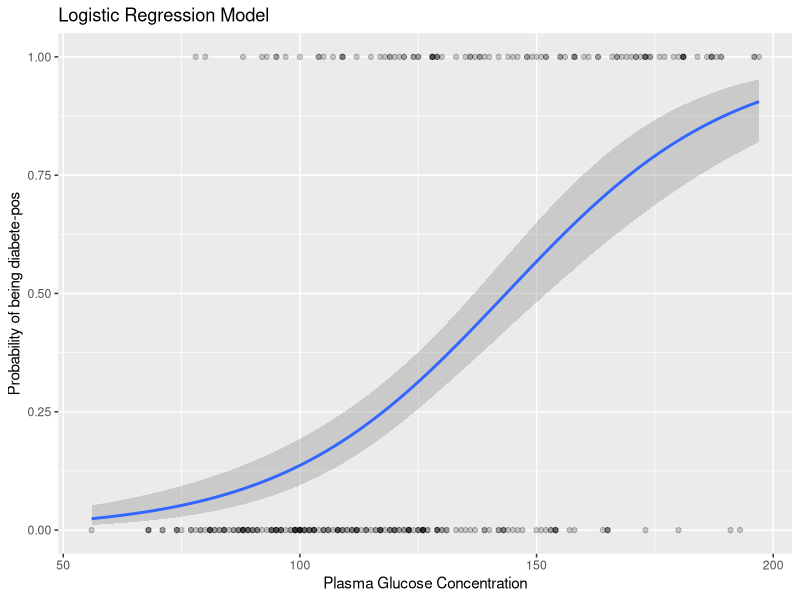

This figure's R source:
# LOGISTIC REGRESSION ==================================================================================================
# In statistics, the logistic model (or logit model) is a statistical model that models the probability of an event
# taking place by having the log-odds for the event be a linear combination of one or more independent variables.
# In regression analysis, logistic regression (or logit regression) is estimating the parameters of a logistic model
# (the coefficients in the linear combination).

# Libraries ============================================================================================================
library(dplyr)
library(tidyr)
library(ggplot2)
library(caret)

# Data =================================================================================================================
data("PimaIndiansDiabetes2", package = "mlbench")

PimaIndiansDiabetes2 %>% str()
# 'data.frame':	768 obs. of  9 variables:
# $ pregnant: num  6 1 8 1 0 5 3 10 2 8 ...
# $ glucose : num  148 85 183 89 137 116 78 115 197 125 ...
# $ pressure: num  72 66 64 66 40 74 50 NA 70 96 ...
# $ triceps : num  35 29 NA 23 35 NA 32 NA 45 NA ...
# $ insulin : num  NA NA NA 94 168 NA 88 NA 543 NA ...
# $ mass    : num  33.6 26.6 23.3 28.1 43.1 25.6 31 35.3 30.5 NA ...
# $ pedigree: num  0.627 0.351 0.672 0.167 2.288 ...
# $ age     : num  50 31 32 21 33 30 26 29 53 54 ...
# $ diabetes: Factor w/ 2 levels "neg","pos": 2 1 2 1 2 1 2 1 2 2 ...

PimaIndiansDiabetes2 %>% is.na() %>% colSums()
# pregnant  glucose pressure  triceps  insulin     mass pedigree      age diabetes
#       0        5       35      227      374       11        0        0        0

df <- PimaIndiansDiabetes2 %>% drop_na()

traning_samples <-
  df$diabetes %>%
  createDataPartition(p = 0.8, list = FALSE)

df_train <- df[traning_samples, ]
df_test <- df[-traning_samples, ]

# Simple logistic regression ===========================================================================================
# Fit the model
model <- glm(diabetes ~ glucose, data = df_train, family = binomial)
summary(model)
# Call:
#   glm(formula = diabetes ~ glucose, family = binomial, data = df_train)
#
# Coefficients:
#                Estimate Std. Error z value Pr(>|z|)
#   (Intercept) -6.500356   0.732845  -8.870   <2e-16 ***
#   glucose      0.045477   0.005536   8.214   <2e-16 ***
#   ---
#   Signif. codes:  0 ‘***’ 0.001 ‘**’ 0.01 ‘*’ 0.05 ‘.’ 0.1 ‘ ’ 1
#
# (Dispersion parameter for binomial family taken to be 1)
#
# Null deviance: 398.80  on 313  degrees of freedom
# Residual deviance: 300.27  on 312  degrees of freedom
# AIC: 304.27
#
# Number of Fisher Scoring iterations: 4

# Prediction and testing - use the option type = “response” to directly obtain the probabilities
probabilities <-
  model %>% predict(df_test %>% select(glucose), type = "response")
predicted.classes <- ifelse(probabilities > 0.5, "pos", "neg")
(df_test$diabetes == predicted.classes) %>% table()
# .
# FALSE  TRUE
#    17    61

# (auto) visualization
df_train %>%
  mutate(prob = ifelse(diabetes == "pos", 1, 0)) %>%
  ggplot(aes(glucose, prob)) +
  geom_point(alpha = 0.2) +
  geom_smooth(method = "glm",
              method.args = list(family = "binomial")) +
  labs(title = "Logistic Regression Model",
       x = "Plasma Glucose Concentration",
       y = "Probability of being diabete-pos")
# The curve shows the probability of being diabetic versus glucose level.

# Multiple logistic regression =========================================================================================
best_model <-
  glm(diabetes ~ ., data = df_train, family = binomial) %>% step()
summary(best_model)
# Call:
#   glm(formula = diabetes ~ glucose + mass + pedigree + age, family = binomial,
#       data = df_train)
#
# Coefficients:
#                Estimate Std. Error z value Pr(>|z|)
#   (Intercept) -9.874326   1.198556  -8.239  < 2e-16 ***
#   glucose      0.036344   0.005634   6.450 1.12e-10 ***
#   mass         0.060795   0.022705   2.678 0.007415 **
#   pedigree     1.251908   0.471776   2.654 0.007964 **
#   age          0.056244   0.015319   3.672 0.000241 ***
#   ---
#   Signif. codes:  0 ‘***’ 0.001 ‘**’ 0.01 ‘*’ 0.05 ‘.’ 0.1 ‘ ’ 1
#
# (Dispersion parameter for binomial family taken to be 1)
#
# Null deviance: 398.80  on 313  degrees of freedom
# Residual deviance: 277.75  on 309  degrees of freedom
# AIC: 287.75
#
# Number of Fisher Scoring iterations: 5

# Estimate:  the intercept (b0) and the beta coefficient estimates associated to each predictor variable
# Std.Error: the standard error of the coefficient estimates. This represents the accuracy of the coefficients.
#            The larger the standard error, the less confident we are about the estimate.
# z value:   the z-statistic, which is the coefficient estimate (column 2) divided by the standard error of the estimate (column 3).
# Pr(>|z|):  The p-value corresponding to the z-statistic. The smaller the p-value, the more significant the estimate is.

# For example, the regression coefficient for glucose is 0.036344. This indicate that one unit increase in the glucose
# concentration will increase the odds of being diabetes-positive by exp(0.036344) 1.037013 times.

# Prediction and testing - use the option type = “response” to directly obtain the probabilities
probabilities <-
  best_model %>% predict(df_test %>% select(names(best_model$coefficients)[-1]), type = "response")
predicted.classes <- ifelse(probabilities > 0.5, "pos", "neg")
(df_test$diabetes == predicted.classes) %>% table()
# .
# FALSE  TRUE
#    15    63
